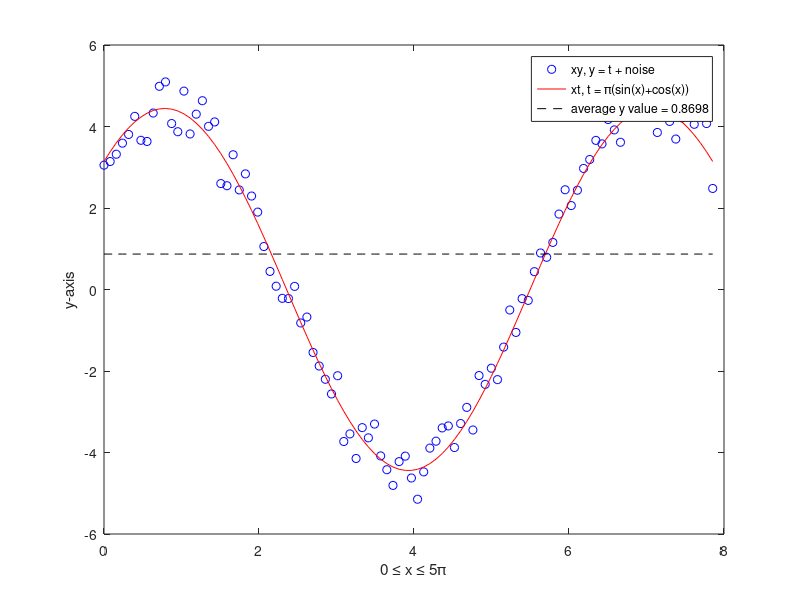

MATLAB code for this plot:
function plotDataAve
% ID: 1517982, Alejandro Salazar Lobos
% Solution to question 7, problem set 2

% plotDataAve is based on function myplotData, by Mathieu Dumberry

% Plot data (x,y) from an external file and add data points from a
% function "t" that uses the values of "x" in the external file

data = load('xy.dat');    % Load contents of file into data matrix  

x = data(:,1);         % x and y are in first two columns of data
y = data(:,2);
t = pi*(sin(x) + cos(x)); % Create data points for function "t" with "x" values from xy.dat file
y_ave = linspace(mean(y),mean(y),numel(x)); % Calculate the average "y" value of xy.dat file
plot(x,y,'o blue',x,t,'- red',x,y_ave,'-- black');
legend('xy, y = t + noise','xt, t = \pi(sin(x)+cos(x))','average y value = 0.8698','location','Best');
xlabel('0 ≤ x ≤ 5\pi');
ylabel('y-axis');

% Save data to external file
plotDataAve_out = [x,y,t];
save plotDataAve_out.dat plotDataAve_out -ascii  % for a readable ascii file
save plotDataAve_out.mat plotDataAve_out % for a binary file
end

